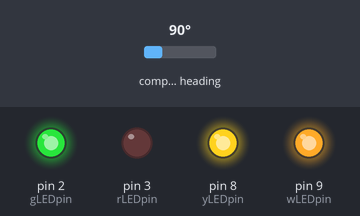
A sketch run on a simulated Arduino Uno, built with avr-gcc and run on an emulated ATmega328P. Parts: output pins drawn as LEDs (lit = HIGH). Wiring (inferred from the names in the program): HMC5883L compass at I2C address 0x1E. The inputs (shaded band) are chosen by the test bench; at power-on: compass heading 90°. What the sketch prints to the serial monitor is not drawn.

Above: at 0.3 s.
Timing chart, 0 to 1.8 s (numbered marks = the images above):
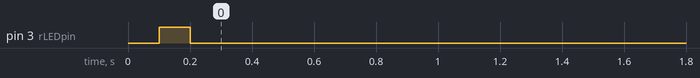

The sketch:

GY-273.ino
```cpp
#include <Wire.h> //I2C Arduino Library

#define addr 0x1E //I2C Address for The HMC5883
int wLEDpin = 9;
int yLEDpin = 8;
int rLEDpin = 3;
int gLEDpin = 2;
int pinArray[] = {wLEDpin, yLEDpin, rLEDpin, gLEDpin};
float He;
int x,y,z; //triple axis data

void setup(){

  Serial.begin(9600);
  for (int i = 0; i < (sizeof(pinArray)/sizeof(int)); i++){
    pinMode(pinArray[i], OUTPUT);
    digitalWrite(pinArray[i], HIGH);
    delay(50);
    digitalWrite(i, LOW);
  }

  Wire.begin();


  Wire.beginTransmission(addr); //start talking
  Wire.write(0x02); // Set the Register
  Wire.write(0x00); // Tell the HMC5883 to Continuously Measure
  Wire.endTransmission();
  //Serial.println("X, Y, Z");
}


void loop(){

  //Tell the HMC what regist to begin writing data into
  Wire.beginTransmission(addr);
  Wire.write(0x03); //start with register 3.
  Wire.endTransmission();


 //Read the data.. 2 bytes for each axis.. 6 total bytes
  Wire.requestFrom(addr, 6);
  if(6<=Wire.available()){
    x = Wire.read()<<8; //MSB  x
    x |= Wire.read(); //LSB  x
    z = Wire.read()<<8; //MSB  z
    z |= Wire.read(); //LSB z
    y = Wire.read()<<8; //MSB y
    y |= Wire.read(); //LSB y
  }

//  He = sqrt(sq((float)x)+sq((float)y)+sq((float)z));

  // Show Values
  Serial.print(x);
  Serial.print(' ');
  Serial.print(y);
  Serial.print(' ');
  Serial.println(z);
  delay(50);
}
```
